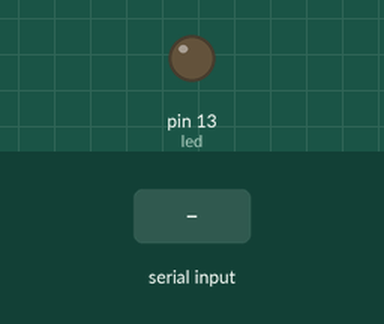
Recording of a sketch running on a simulated Arduino Uno, built with avr-gcc and run on an emulated ATmega328P. Parts: output pins drawn as LEDs (lit = HIGH). The test bench sets the inputs (shaded band).

Above: at 1.2 s.
1.3 s: "1" received over Serial
At 2.5 s:
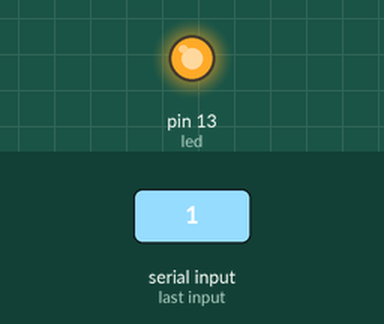
2.8 s: "0" received over Serial
At 3.6 s:
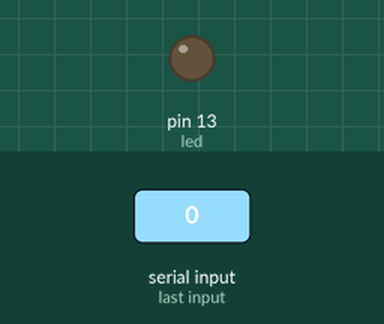
Timing chart, 0 to 5.8 s (numbered marks = the images above; inputs shaded):
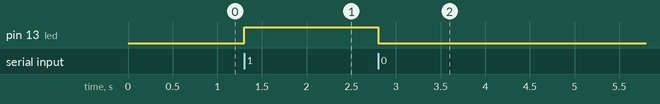

The sketch:

serial_monitor_LED.ino
```cpp
// Damos nombre al pin 13
int led = 13;

void setup() {
  Serial.begin(9600);
  pinMode(led, OUTPUT);    // Inicializamos el pin13 como salida
  digitalWrite(led, LOW); // Incializamos el pin 13 como apagado
}

void loop() {
  if (Serial.available() > 0) {
    	int sm = Serial.read();
    	if (sm == 49) {					//49 = 1 en ASCII
          	digitalWrite(led, HIGH); 	//Enciende el led 13
        	}
    	else if (sm == 48) {			//48 = 1 en ASCII
          	digitalWrite(led, LOW);		//Apaga el led 13
        	}
  		}
}
```

SerieFibonacci.ino
```cpp
#include <stdio.h>

int main() {
  int f1, f2, fibo, i;
  f1 = 0;
  f2 = 1;
  printf("0, 1");
  for (i = 0; i < 4; i++) {
    fibo = f1 + f2;
    printf(", %d", fibo);
    f1 = f2;
    f2 = fibo;
  }
  return 0;
}
```

Measured:
- after the input at 1.3 s, pin 13 (led): LOW → HIGH at once
- after the input at 2.8 s, pin 13 (led): HIGH → LOW at once
